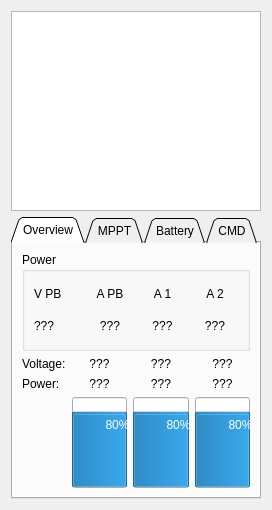
<?xml version="1.0" encoding="UTF-8"?>
<ui version="4.0">
 <class>EnergyBudget</class>
 <widget class="QWidget" name="EnergyBudget">
  <property name="geometry">
   <rect>
    <x>0</x>
    <y>0</y>
    <width>268</width>
    <height>485</height>
   </rect>
  </property>
  <property name="windowTitle">
   <string>Form</string>
  </property>
  <layout class="QVBoxLayout" name="verticalLayout_2">
   <item>
    <widget class="QGraphicsView" name="overviewGraphicsView">
     <property name="minimumSize">
      <size>
       <width>250</width>
       <height>200</height>
      </size>
     </property>
     <property name="verticalScrollBarPolicy">
      <enum>Qt::ScrollBarAlwaysOff</enum>
     </property>
     <property name="horizontalScrollBarPolicy">
      <enum>Qt::ScrollBarAlwaysOff</enum>
     </property>
     <property name="interactive">
      <bool>false</bool>
     </property>
    </widget>
   </item>
   <item>
    <widget class="QTabWidget" name="tabWidget">
     <property name="tabShape">
      <enum>QTabWidget::Triangular</enum>
     </property>
     <property name="currentIndex">
      <number>0</number>
     </property>
     <widget class="QWidget" name="overviewTab">
      <attribute name="title">
       <string>Overview</string>
      </attribute>
      <layout class="QVBoxLayout" name="verticalLayout">
       <item>
        <widget class="QGroupBox" name="PowerGroupBox">
         <property name="title">
          <string>Power</string>
         </property>
         <layout class="QGridLayout" name="gridLayout_3">
          <item row="0" column="0">
           <widget class="QLabel" name="powerVLabel">
            <property name="text">
             <string>V PB</string>
            </property>
           </widget>
          </item>
          <item row="0" column="1">
           <widget class="QLabel" name="powerALabel">
            <property name="text">
             <string>A PB</string>
            </property>
            <property name="alignment">
             <set>Qt::AlignCenter</set>
            </property>
           </widget>
          </item>
          <item row="0" column="2">
           <widget class="QLabel" name="powerA1Label">
            <property name="text">
             <string>A 1</string>
            </property>
            <property name="alignment">
             <set>Qt::AlignCenter</set>
            </property>
           </widget>
          </item>
          <item row="0" column="3">
           <widget class="QLabel" name="powerA2Label">
            <property name="text">
             <string>A 2</string>
            </property>
            <property name="alignment">
             <set>Qt::AlignCenter</set>
            </property>
           </widget>
          </item>
          <item row="1" column="0">
           <widget class="QLabel" name="powerVValue">
            <property name="text">
             <string>???</string>
            </property>
           </widget>
          </item>
          <item row="1" column="1">
           <widget class="QLabel" name="powerAValue">
            <property name="text">
             <string>???</string>
            </property>
            <property name="alignment">
             <set>Qt::AlignCenter</set>
            </property>
           </widget>
          </item>
          <item row="1" column="2">
           <widget class="QLabel" name="powerA1Value">
            <property name="text">
             <string>???</string>
            </property>
            <property name="alignment">
             <set>Qt::AlignCenter</set>
            </property>
           </widget>
          </item>
          <item row="1" column="3">
           <widget class="QLabel" name="powerA2Value">
            <property name="text">
             <string>???</string>
            </property>
            <property name="alignment">
             <set>Qt::AlignCenter</set>
            </property>
           </widget>
          </item>
         </layout>
        </widget>
       </item>
       <item>
        <layout class="QGridLayout" name="gridLayout_4">
         <item row="0" column="0">
          <widget class="QLabel" name="batVLabel_2">
           <property name="text">
            <string>Voltage:</string>
           </property>
          </widget>
         </item>
         <item row="0" column="1">
          <widget class="QLabel" name="bat1VLabel_2">
           <property name="text">
            <string>???</string>
           </property>
           <property name="alignment">
            <set>Qt::AlignCenter</set>
           </property>
          </widget>
         </item>
         <item row="0" column="2">
          <widget class="QLabel" name="bat2VLabel_2">
           <property name="text">
            <string>???</string>
           </property>
           <property name="alignment">
            <set>Qt::AlignCenter</set>
           </property>
          </widget>
         </item>
         <item row="0" column="3">
          <widget class="QLabel" name="bat3VLabel_2">
           <property name="text">
            <string>???</string>
           </property>
           <property name="alignment">
            <set>Qt::AlignCenter</set>
           </property>
          </widget>
         </item>
         <item row="1" column="0">
          <widget class="QLabel" name="batPowerLabel_2">
           <property name="text">
            <string>Power:</string>
           </property>
          </widget>
         </item>
         <item row="1" column="1">
          <widget class="QLabel" name="bat1PowerLabel_2">
           <property name="text">
            <string>???</string>
           </property>
           <property name="alignment">
            <set>Qt::AlignCenter</set>
           </property>
          </widget>
         </item>
         <item row="1" column="2">
          <widget class="QLabel" name="bat2PowerLabel_2">
           <property name="text">
            <string>???</string>
           </property>
           <property name="alignment">
            <set>Qt::AlignCenter</set>
           </property>
          </widget>
         </item>
         <item row="1" column="3">
          <widget class="QLabel" name="bat3PowerLabel_2">
           <property name="text">
            <string>???</string>
           </property>
           <property name="alignment">
            <set>Qt::AlignCenter</set>
           </property>
          </widget>
         </item>
         <item row="2" column="1">
          <widget class="QProgressBar" name="bat1SoCBar">
           <property name="enabled">
            <bool>true</bool>
           </property>
           <property name="sizePolicy">
            <sizepolicy hsizetype="Expanding" vsizetype="Fixed">
             <horstretch>0</horstretch>
             <verstretch>0</verstretch>
            </sizepolicy>
           </property>
           <property name="minimumSize">
            <size>
             <width>30</width>
             <height>90</height>
            </size>
           </property>
           <property name="value">
            <number>80</number>
           </property>
           <property name="alignment">
            <set>Qt::AlignCenter</set>
           </property>
           <property name="textVisible">
            <bool>true</bool>
           </property>
           <property name="orientation">
            <enum>Qt::Vertical</enum>
           </property>
           <property name="invertedAppearance">
            <bool>false</bool>
           </property>
           <property name="textDirection">
            <enum>QProgressBar::BottomToTop</enum>
           </property>
          </widget>
         </item>
         <item row="2" column="2">
          <widget class="QProgressBar" name="bat2SoCBar">
           <property name="sizePolicy">
            <sizepolicy hsizetype="Expanding" vsizetype="Fixed">
             <horstretch>0</horstretch>
             <verstretch>0</verstretch>
            </sizepolicy>
           </property>
           <property name="minimumSize">
            <size>
             <width>30</width>
             <height>90</height>
            </size>
           </property>
           <property name="value">
            <number>80</number>
           </property>
           <property name="alignment">
            <set>Qt::AlignCenter</set>
           </property>
           <property name="textVisible">
            <bool>true</bool>
           </property>
           <property name="orientation">
            <enum>Qt::Vertical</enum>
           </property>
           <property name="invertedAppearance">
            <bool>false</bool>
           </property>
           <property name="textDirection">
            <enum>QProgressBar::BottomToTop</enum>
           </property>
          </widget>
         </item>
         <item row="2" column="3">
          <widget class="QProgressBar" name="bat3SoCBar">
           <property name="sizePolicy">
            <sizepolicy hsizetype="Expanding" vsizetype="Fixed">
             <horstretch>0</horstretch>
             <verstretch>0</verstretch>
            </sizepolicy>
           </property>
           <property name="minimumSize">
            <size>
             <width>30</width>
             <height>90</height>
            </size>
           </property>
           <property name="value">
            <number>80</number>
           </property>
           <property name="alignment">
            <set>Qt::AlignCenter</set>
           </property>
           <property name="textVisible">
            <bool>true</bool>
           </property>
           <property name="orientation">
            <enum>Qt::Vertical</enum>
           </property>
           <property name="invertedAppearance">
            <bool>false</bool>
           </property>
           <property name="textDirection">
            <enum>QProgressBar::BottomToTop</enum>
           </property>
          </widget>
         </item>
        </layout>
       </item>
      </layout>
     </widget>
     <widget class="QWidget" name="mpptTab">
      <attribute name="title">
       <string>MPPT</string>
      </attribute>
      <layout class="QGridLayout" name="gridLayout">
       <item row="0" column="0">
        <widget class="QLabel" name="mpptVLabel">
         <property name="text">
          <string>Voltage:</string>
         </property>
        </widget>
       </item>
       <item row="0" column="1">
        <widget class="QLabel" name="mppt1VLabel">
         <property name="text">
          <string>???</string>
         </property>
         <property name="alignment">
          <set>Qt::AlignCenter</set>
         </property>
        </widget>
       </item>
       <item row="0" column="2">
        <widget class="QLabel" name="mppt2VLabel">
         <property name="text">
          <string>???</string>
         </property>
         <property name="alignment">
          <set>Qt::AlignCenter</set>
         </property>
        </widget>
       </item>
       <item row="0" column="3">
        <widget class="QLabel" name="mppt3VLabel">
         <property name="text">
          <string>???</string>
         </property>
         <property name="alignment">
          <set>Qt::AlignCenter</set>
         </property>
        </widget>
       </item>
       <item row="1" column="0">
        <widget class="QLabel" name="mpptALabel">
         <property name="text">
          <string>Current:</string>
         </property>
        </widget>
       </item>
       <item row="1" column="1">
        <widget class="QLabel" name="mppt1ALabel">
         <property name="text">
          <string>???</string>
         </property>
         <property name="alignment">
          <set>Qt::AlignCenter</set>
         </property>
        </widget>
       </item>
       <item row="1" column="2">
        <widget class="QLabel" name="mppt2ALabel">
         <property name="text">
          <string>???</string>
         </property>
         <property name="alignment">
          <set>Qt::AlignCenter</set>
         </property>
        </widget>
       </item>
       <item row="1" column="3">
        <widget class="QLabel" name="mppt3ALabel">
         <property name="text">
          <string>???</string>
         </property>
         <property name="alignment">
          <set>Qt::AlignCenter</set>
         </property>
        </widget>
       </item>
       <item row="2" column="0">
        <widget class="QLabel" name="mpptPowerLabel">
         <property name="text">
          <string>Power:</string>
         </property>
        </widget>
       </item>
       <item row="2" column="1">
        <widget class="QLabel" name="mppt1PowerLabel">
         <property name="text">
          <string>???</string>
         </property>
         <property name="alignment">
          <set>Qt::AlignCenter</set>
         </property>
        </widget>
       </item>
       <item row="2" column="2">
        <widget class="QLabel" name="mppt2PowerLabel">
         <property name="text">
          <string>???</string>
         </property>
         <property name="alignment">
          <set>Qt::AlignCenter</set>
         </property>
        </widget>
       </item>
       <item row="2" column="3">
        <widget class="QLabel" name="mppt3PowerLabel">
         <property name="text">
          <string>???</string>
         </property>
         <property name="alignment">
          <set>Qt::AlignCenter</set>
         </property>
        </widget>
       </item>
       <item row="3" column="0">
        <widget class="QLabel" name="mpptStatLabel">
         <property name="text">
          <string>Status:</string>
         </property>
        </widget>
       </item>
       <item row="3" column="1">
        <widget class="QLabel" name="mppt1StatLabel">
         <property name="text">
          <string>???</string>
         </property>
         <property name="alignment">
          <set>Qt::AlignCenter</set>
         </property>
        </widget>
       </item>
       <item row="3" column="2">
        <widget class="QLabel" name="mppt2StatLabel">
         <property name="text">
          <string>???</string>
         </property>
         <property name="alignment">
          <set>Qt::AlignCenter</set>
         </property>
        </widget>
       </item>
       <item row="3" column="3">
        <widget class="QLabel" name="mppt3StatLabel">
         <property name="text">
          <string>???</string>
         </property>
         <property name="alignment">
          <set>Qt::AlignCenter</set>
         </property>
        </widget>
       </item>
       <item row="4" column="0">
        <widget class="QLabel" name="mpptPwmLabel">
         <property name="text">
          <string>PWM:</string>
         </property>
        </widget>
       </item>
       <item row="4" column="1">
        <widget class="QLabel" name="mppt1PwmLabel">
         <property name="text">
          <string>???</string>
         </property>
         <property name="alignment">
          <set>Qt::AlignCenter</set>
         </property>
        </widget>
       </item>
       <item row="4" column="2">
        <widget class="QLabel" name="mppt2PwmLabel">
         <property name="text">
          <string>???</string>
         </property>
         <property name="alignment">
          <set>Qt::AlignCenter</set>
         </property>
        </widget>
       </item>
       <item row="4" column="3">
        <widget class="QLabel" name="mppt3PwmLabel">
         <property name="text">
          <string>???</string>
         </property>
         <property name="alignment">
          <set>Qt::AlignCenter</set>
         </property>
        </widget>
       </item>
       <item row="5" column="0">
        <spacer name="verticalSpacer">
         <property name="orientation">
          <enum>Qt::Vertical</enum>
         </property>
         <property name="sizeHint" stdset="0">
          <size>
           <width>20</width>
           <height>125</height>
          </size>
         </property>
        </spacer>
       </item>
       <item row="5" column="1">
        <spacer name="verticalSpacer_2">
         <property name="orientation">
          <enum>Qt::Vertical</enum>
         </property>
         <property name="sizeHint" stdset="0">
          <size>
           <width>20</width>
           <height>125</height>
          </size>
         </property>
        </spacer>
       </item>
       <item row="5" column="2">
        <spacer name="verticalSpacer_3">
         <property name="orientation">
          <enum>Qt::Vertical</enum>
         </property>
         <property name="sizeHint" stdset="0">
          <size>
           <width>20</width>
           <height>125</height>
          </size>
         </property>
        </spacer>
       </item>
       <item row="5" column="3">
        <spacer name="verticalSpacer_4">
         <property name="orientation">
          <enum>Qt::Vertical</enum>
         </property>
         <property name="sizeHint" stdset="0">
          <size>
           <width>20</width>
           <height>125</height>
          </size>
         </property>
        </spacer>
       </item>
      </layout>
     </widget>
     <widget class="QWidget" name="batteryTab">
      <attribute name="title">
       <string>Battery</string>
      </attribute>
      <layout class="QGridLayout" name="gridLayout_2">
       <item row="0" column="0">
        <widget class="QLabel" name="batVLabel">
         <property name="text">
          <string>Voltage:</string>
         </property>
        </widget>
       </item>
       <item row="0" column="1">
        <widget class="QLabel" name="bat1VLabel">
         <property name="text">
          <string>???</string>
         </property>
         <property name="alignment">
          <set>Qt::AlignCenter</set>
         </property>
        </widget>
       </item>
       <item row="0" column="2">
        <widget class="QLabel" name="bat2VLabel">
         <property name="text">
          <string>???</string>
         </property>
         <property name="alignment">
          <set>Qt::AlignCenter</set>
         </property>
        </widget>
       </item>
       <item row="0" column="3">
        <widget class="QLabel" name="bat3VLabel">
         <property name="text">
          <string>???</string>
         </property>
         <property name="alignment">
          <set>Qt::AlignCenter</set>
         </property>
        </widget>
       </item>
       <item row="1" column="0">
        <widget class="QLabel" name="batALabel">
         <property name="text">
          <string>Current:</string>
         </property>
        </widget>
       </item>
       <item row="1" column="1">
        <widget class="QLabel" name="bat1ALabel">
         <property name="text">
          <string>???</string>
         </property>
         <property name="alignment">
          <set>Qt::AlignCenter</set>
         </property>
        </widget>
       </item>
       <item row="1" column="2">
        <widget class="QLabel" name="bat2ALabel">
         <property name="text">
          <string>???</string>
         </property>
         <property name="alignment">
          <set>Qt::AlignCenter</set>
         </property>
        </widget>
       </item>
       <item row="1" column="3">
        <widget class="QLabel" name="bat3ALabel">
         <property name="text">
          <string>???</string>
         </property>
         <property name="alignment">
          <set>Qt::AlignCenter</set>
         </property>
        </widget>
       </item>
       <item row="2" column="0">
        <widget class="QLabel" name="batPowerLabel">
         <property name="text">
          <string>Power:</string>
         </property>
        </widget>
       </item>
       <item row="2" column="1">
        <widget class="QLabel" name="bat1PowerLabel">
         <property name="text">
          <string>???</string>
         </property>
         <property name="alignment">
          <set>Qt::AlignCenter</set>
         </property>
        </widget>
       </item>
       <item row="2" column="2">
        <widget class="QLabel" name="bat2PowerLabel">
         <property name="text">
          <string>???</string>
         </property>
         <property name="alignment">
          <set>Qt::AlignCenter</set>
         </property>
        </widget>
       </item>
       <item row="2" column="3">
        <widget class="QLabel" name="bat3PowerLabel">
         <property name="text">
          <string>???</string>
         </property>
         <property name="alignment">
          <set>Qt::AlignCenter</set>
         </property>
        </widget>
       </item>
       <item row="3" column="0">
        <widget class="QLabel" name="batTempLabel">
         <property name="text">
          <string>Temp:</string>
         </property>
        </widget>
       </item>
       <item row="3" column="1">
        <widget class="QLabel" name="bat1TempLabel">
         <property name="text">
          <string>???</string>
         </property>
         <property name="alignment">
          <set>Qt::AlignCenter</set>
         </property>
        </widget>
       </item>
       <item row="3" column="2">
        <widget class="QLabel" name="bat2TempLabel">
         <property name="text">
          <string>???</string>
         </property>
         <property name="alignment">
          <set>Qt::AlignCenter</set>
         </property>
        </widget>
       </item>
       <item row="3" column="3">
        <widget class="QLabel" name="bat3TempLabel">
         <property name="text">
          <string>???</string>
         </property>
         <property name="alignment">
          <set>Qt::AlignCenter</set>
         </property>
        </widget>
       </item>
       <item row="4" column="0">
        <widget class="QLabel" name="batStatLabel">
         <property name="text">
          <string>Status:</string>
         </property>
        </widget>
       </item>
       <item row="4" column="1">
        <widget class="QLabel" name="bat1StatLabel">
         <property name="text">
          <string>???</string>
         </property>
         <property name="alignment">
          <set>Qt::AlignCenter</set>
         </property>
        </widget>
       </item>
       <item row="4" column="2">
        <widget class="QLabel" name="bat2StatLabel">
         <property name="text">
          <string>???</string>
         </property>
         <property name="alignment">
          <set>Qt::AlignCenter</set>
         </property>
        </widget>
       </item>
       <item row="4" column="3">
        <widget class="QLabel" name="bat3StatLabel">
         <property name="text">
          <string>???</string>
         </property>
         <property name="alignment">
          <set>Qt::AlignCenter</set>
         </property>
        </widget>
       </item>
       <item row="5" column="0">
        <widget class="QLabel" name="batHFLabel">
         <property name="text">
          <string>HostFet:</string>
         </property>
        </widget>
       </item>
       <item row="5" column="1">
        <widget class="QLabel" name="bat1HFLabel">
         <property name="text">
          <string>???</string>
         </property>
         <property name="alignment">
          <set>Qt::AlignCenter</set>
         </property>
        </widget>
       </item>
       <item row="5" column="2">
        <widget class="QLabel" name="bat2HFLabel">
         <property name="text">
          <string>???</string>
         </property>
         <property name="alignment">
          <set>Qt::AlignCenter</set>
         </property>
        </widget>
       </item>
       <item row="5" column="3">
        <widget class="QLabel" name="bat3HFLabel">
         <property name="text">
          <string>???</string>
         </property>
         <property name="alignment">
          <set>Qt::AlignCenter</set>
         </property>
        </widget>
       </item>
       <item row="6" column="0">
        <widget class="QLabel" name="batCell1Label">
         <property name="text">
          <string>Cell1:</string>
         </property>
        </widget>
       </item>
       <item row="6" column="1">
        <widget class="QLabel" name="bat1Cell1Label">
         <property name="text">
          <string>???</string>
         </property>
         <property name="alignment">
          <set>Qt::AlignCenter</set>
         </property>
        </widget>
       </item>
       <item row="6" column="2">
        <widget class="QLabel" name="bat2Cell1Label">
         <property name="text">
          <string>???</string>
         </property>
         <property name="alignment">
          <set>Qt::AlignCenter</set>
         </property>
        </widget>
       </item>
       <item row="6" column="3">
        <widget class="QLabel" name="bat3Cell1Label">
         <property name="text">
          <string>???</string>
         </property>
         <property name="alignment">
          <set>Qt::AlignCenter</set>
         </property>
        </widget>
       </item>
       <item row="7" column="0">
        <widget class="QLabel" name="batCell2Label">
         <property name="text">
          <string>Cell2:</string>
         </property>
        </widget>
       </item>
       <item row="7" column="1">
        <widget class="QLabel" name="bat1Cell2Label">
         <property name="text">
          <string>???</string>
         </property>
         <property name="alignment">
          <set>Qt::AlignCenter</set>
         </property>
        </widget>
       </item>
       <item row="7" column="2">
        <widget class="QLabel" name="bat2Cell2Label">
         <property name="text">
          <string>???</string>
         </property>
         <property name="alignment">
          <set>Qt::AlignCenter</set>
         </property>
        </widget>
       </item>
       <item row="7" column="3">
        <widget class="QLabel" name="bat3Cell2Label">
         <property name="text">
          <string>???</string>
         </property>
         <property name="alignment">
          <set>Qt::AlignCenter</set>
         </property>
        </widget>
       </item>
       <item row="8" column="0">
        <widget class="QLabel" name="batCell3Label">
         <property name="text">
          <string>Cell3:</string>
         </property>
        </widget>
       </item>
       <item row="8" column="1">
        <widget class="QLabel" name="bat1Cell3Label">
         <property name="text">
          <string>???</string>
         </property>
         <property name="alignment">
          <set>Qt::AlignCenter</set>
         </property>
        </widget>
       </item>
       <item row="8" column="2">
        <widget class="QLabel" name="bat2Cell3Label">
         <property name="text">
          <string>???</string>
         </property>
         <property name="alignment">
          <set>Qt::AlignCenter</set>
         </property>
        </widget>
       </item>
       <item row="8" column="3">
        <widget class="QLabel" name="bat3Cell3Label">
         <property name="text">
          <string>???</string>
         </property>
         <property name="alignment">
          <set>Qt::AlignCenter</set>
         </property>
        </widget>
       </item>
       <item row="9" column="0">
        <widget class="QLabel" name="batCell4Label">
         <property name="text">
          <string>Cell4:</string>
         </property>
        </widget>
       </item>
       <item row="9" column="1">
        <widget class="QLabel" name="bat1Cell4Label">
         <property name="text">
          <string>???</string>
         </property>
         <property name="alignment">
          <set>Qt::AlignCenter</set>
         </property>
        </widget>
       </item>
       <item row="9" column="2">
        <widget class="QLabel" name="bat2Cell4Label">
         <property name="text">
          <string>???</string>
         </property>
         <property name="alignment">
          <set>Qt::AlignCenter</set>
         </property>
        </widget>
       </item>
       <item row="9" column="3">
        <widget class="QLabel" name="bat3Cell4Label">
         <property name="text">
          <string>???</string>
         </property>
         <property name="alignment">
          <set>Qt::AlignCenter</set>
         </property>
        </widget>
       </item>
       <item row="10" column="0">
        <widget class="QLabel" name="batCell5Label">
         <property name="text">
          <string>Cell5:</string>
         </property>
        </widget>
       </item>
       <item row="10" column="1">
        <widget class="QLabel" name="bat1Cell5Label">
         <property name="text">
          <string>???</string>
         </property>
         <property name="alignment">
          <set>Qt::AlignCenter</set>
         </property>
        </widget>
       </item>
       <item row="10" column="2">
        <widget class="QLabel" name="bat2Cell5Label">
         <property name="text">
          <string>???</string>
         </property>
         <property name="alignment">
          <set>Qt::AlignCenter</set>
         </property>
        </widget>
       </item>
       <item row="10" column="3">
        <widget class="QLabel" name="bat3Cell5Label">
         <property name="text">
          <string>???</string>
         </property>
         <property name="alignment">
          <set>Qt::AlignCenter</set>
         </property>
        </widget>
       </item>
       <item row="11" column="0">
        <widget class="QLabel" name="batCell6Label">
         <property name="text">
          <string>Cell6:</string>
         </property>
        </widget>
       </item>
       <item row="11" column="1">
        <widget class="QLabel" name="bat1Cell6Label">
         <property name="text">
          <string>???</string>
         </property>
         <property name="alignment">
          <set>Qt::AlignCenter</set>
         </property>
        </widget>
       </item>
       <item row="11" column="2">
        <widget class="QLabel" name="bat2Cell6Label">
         <property name="text">
          <string>???</string>
         </property>
         <property name="alignment">
          <set>Qt::AlignCenter</set>
         </property>
        </widget>
       </item>
       <item row="11" column="3">
        <widget class="QLabel" name="bat3Cell6Label">
         <property name="text">
          <string>???</string>
         </property>
         <property name="alignment">
          <set>Qt::AlignCenter</set>
         </property>
        </widget>
       </item>
      </layout>
     </widget>
     <widget class="QWidget" name="CMDTab">
      <attribute name="title">
       <string>CMD</string>
      </attribute>
      <widget class="QPushButton" name="ResetMPPTButton">
       <property name="geometry">
        <rect>
         <x>160</x>
         <y>10</y>
         <width>75</width>
         <height>24</height>
        </rect>
       </property>
       <property name="text">
        <string>PushButton</string>
       </property>
      </widget>
      <widget class="QLineEdit" name="ResetMPPTEdit">
       <property name="geometry">
        <rect>
         <x>112</x>
         <y>10</y>
         <width>41</width>
         <height>24</height>
        </rect>
       </property>
      </widget>
      <widget class="QLabel" name="ResetMPPTLabel">
       <property name="geometry">
        <rect>
         <x>10</x>
         <y>10</y>
         <width>91</width>
         <height>24</height>
        </rect>
       </property>
       <property name="focusPolicy">
        <enum>Qt::TabFocus</enum>
       </property>
       <property name="text">
        <string>Reset MPPT Nr. :</string>
       </property>
      </widget>
     </widget>
    </widget>
   </item>
  </layout>
 </widget>
 <resources/>
 <connections/>
</ui>
